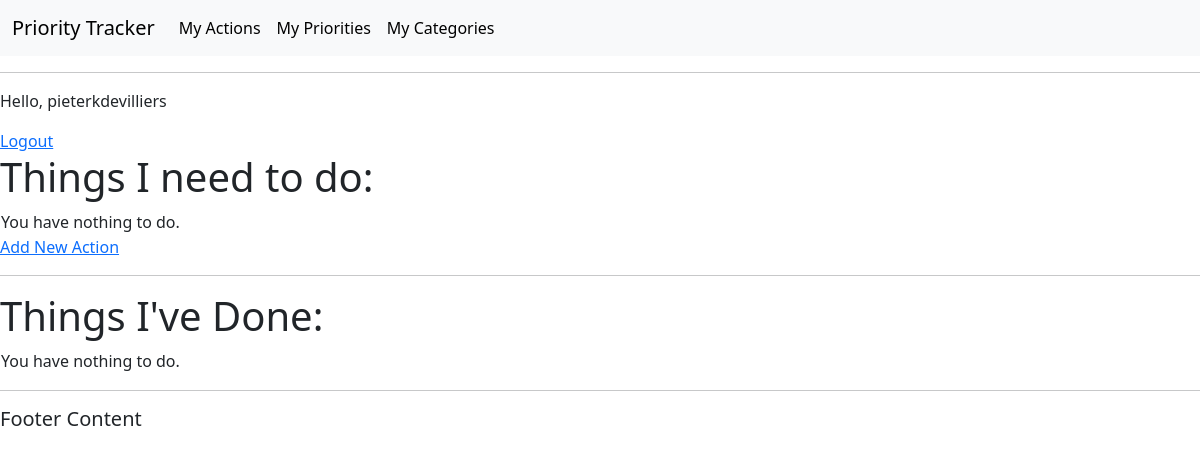
Before: /actions/ (signed in) with the older database file.
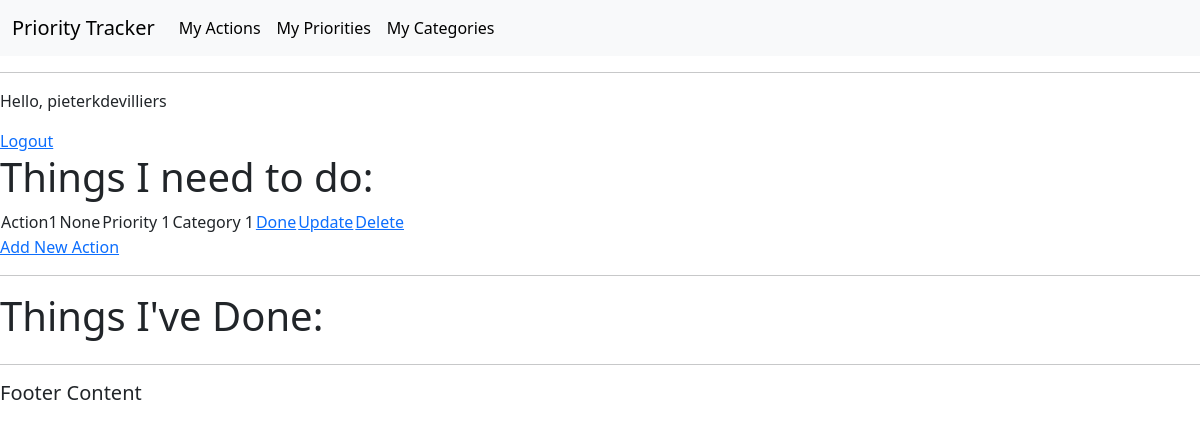
After: the same page with the newer database file.
### actions/models.py (models this page shows, shortened)
class Action(models.Model):
    title = models.CharField(max_length=50, null=False, blank=False)
    trackedTime = models.DurationField(null=True, blank=True)
    doneStatus = models.BooleanField(null=False, blank=False, default=False)
    date = models.DateField(auto_now_add=True)
    category = models.ForeignKey(
        Category, on_delete=models.CASCADE, null=False, blank=False)
    priority = models.ForeignKey(
        Priority, on_delete=models.CASCADE, null=False, blank=False)
    user = models.ForeignKey(
        User, on_delete=models.CASCADE, related_name="action", null=True)

class Priority(models.Model):
    title = models.CharField(max_length=50, null=False, blank=False)
    description = models.CharField(max_length=150)
    activeStatus = models.BooleanField(null=False, blank=False, default=True)
    user = models.ForeignKey(
        User, on_delete=models.CASCADE, related_name="priorities", null=True)
    def __str__(self):
        return str(self.title)

class Category(models.Model):
    title = models.CharField(max_length=50, null=False, blank=False)
    description = models.CharField(max_length=150)
    user = models.ForeignKey(
        User, on_delete=models.CASCADE, related_name="categories", null=True)
    def __str__(self):
        return str(self.title)

### actions/views.py (the view)
# urls.py: path('actions/', views.get_action_list, name='get_action_list'),
@login_required(login_url='login')
def get_action_list(request):
    actions = Action.objects.all()
    context = {
        "actions": actions
    }
    return render(request, 'actions/action_list.html', context)

### actions/templates/actions/action_list.html
{% extends 'actions/main.html' %}
{% block content %}
<body>
    <p>Hello, {{request.user}}</p>
    <a href="{% url 'logout' %}">Logout</a>
    <h1>Things I need to do:</h1>
    <table>
        {% for action in user.action.all %}
        {% if action.doneStatus == False %}
            <tr>
                <td>{{ action.title }}</td>
                <td>{{ action.trackedTime }}</td>
                <td>{{ action.priority }}</td>
                <td>{{ action.category }}</td>
                <td><a href="{% url 'complete_action' action.id %}">Done</a></td>
                <td><a href="{% url 'update_action' action.id %}">Update</a></td>
                <td><a href="{% url 'delete_action' action.id %}">Delete</a></td>
            </tr>
        {% endif %}
        {% empty %}
        <tr><td>You have nothing to do.</td></tr>
        {% endfor %}
    </table>
    <a href="/add-action/">Add New Action</a>
    <hr>
    <h1>Things I've Done:</h1>
    <table>
        {% for action in user.action.all %}
        {% if action.doneStatus == True %}
            <tr>
                <td>{{ action.title }}</td>
                <td>{{ action.trackedTime }}</td>
                <td>{{ action.priority }}</td>
                <td>{{ action.category }}</td>
                <td><a href="{% url 'complete_action' action.id %}">Undo</a></td>
                <td><a href="{% url 'delete_action' action.id %}">Delete</a></td>
            </tr>
        {% endif %}
        {% empty %}
        <tr><td>You have nothing to do.</td></tr>
        {% endfor %}
    </table>
</body>
{% endblock %}

Changed rows visible on the page:
added Action: title "Action1", trackedTime "None", priority "Priority 1", category "Category 1"
Other visible differences:
text no longer shown: "You have nothing to do. You have nothing to do."
